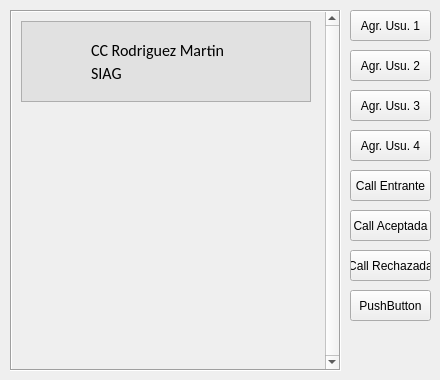
<?xml version="1.0" encoding="UTF-8"?>
<ui version="4.0">
 <class>MainWindow</class>
 <widget class="QMainWindow" name="MainWindow">
  <property name="geometry">
   <rect>
    <x>0</x>
    <y>0</y>
    <width>440</width>
    <height>380</height>
   </rect>
  </property>
  <property name="sizePolicy">
   <sizepolicy hsizetype="Preferred" vsizetype="Preferred">
    <horstretch>0</horstretch>
    <verstretch>0</verstretch>
   </sizepolicy>
  </property>
  <property name="maximumSize">
   <size>
    <width>440</width>
    <height>1000</height>
   </size>
  </property>
  <property name="windowTitle">
   <string>Telefonia IP</string>
  </property>
  <property name="windowIcon">
   <iconset>
    <normaloff>comun.png</normaloff>comun.png</iconset>
  </property>
  <property name="layoutDirection">
   <enum>Qt::LeftToRight</enum>
  </property>
  <widget class="QWidget" name="centralwidget">
   <widget class="QScrollArea" name="scrollArea_3">
    <property name="geometry">
     <rect>
      <x>10</x>
      <y>10</y>
      <width>331</width>
      <height>361</height>
     </rect>
    </property>
    <property name="frameShape">
     <enum>QFrame::Box</enum>
    </property>
    <property name="verticalScrollBarPolicy">
     <enum>Qt::ScrollBarAlwaysOn</enum>
    </property>
    <property name="sizeAdjustPolicy">
     <enum>QAbstractScrollArea::AdjustIgnored</enum>
    </property>
    <property name="widgetResizable">
     <bool>true</bool>
    </property>
    <widget class="QWidget" name="scrollAreaWidgetContents_3">
     <property name="geometry">
      <rect>
       <x>0</x>
       <y>0</y>
       <width>310</width>
       <height>357</height>
      </rect>
     </property>
     <layout class="QVBoxLayout" name="verticalLayout_4">
      <item>
       <layout class="QVBoxLayout" name="verticalLayout">
        <item>
         <widget class="QFrame" name="frame_1">
          <property name="enabled">
           <bool>true</bool>
          </property>
          <property name="minimumSize">
           <size>
            <width>0</width>
            <height>81</height>
           </size>
          </property>
          <property name="maximumSize">
           <size>
            <width>290</width>
            <height>81</height>
           </size>
          </property>
          <property name="styleSheet">
           <string notr="true">background-color: rgb(225, 225, 225);</string>
          </property>
          <property name="frameShape">
           <enum>QFrame::StyledPanel</enum>
          </property>
          <widget class="QLabel" name="label_10">
           <property name="geometry">
            <rect>
             <x>70</x>
             <y>19</y>
             <width>141</width>
             <height>21</height>
            </rect>
           </property>
           <property name="font">
            <font>
             <family>Calibri</family>
             <pointsize>12</pointsize>
             <weight>50</weight>
             <bold>false</bold>
            </font>
           </property>
           <property name="text">
            <string>CC Rodriguez Martin</string>
           </property>
          </widget>
          <widget class="QLabel" name="label_11">
           <property name="geometry">
            <rect>
             <x>70</x>
             <y>42</y>
             <width>51</width>
             <height>21</height>
            </rect>
           </property>
           <property name="font">
            <font>
             <family>Calibri</family>
             <pointsize>12</pointsize>
            </font>
           </property>
           <property name="text">
            <string>SIAG</string>
           </property>
          </widget>
          <widget class="QLabel" name="label_12">
           <property name="geometry">
            <rect>
             <x>10</x>
             <y>16</y>
             <width>51</width>
             <height>51</height>
            </rect>
           </property>
           <property name="text">
            <string/>
           </property>
           <property name="pixmap">
            <pixmap>usuario_persona.png</pixmap>
           </property>
           <property name="scaledContents">
            <bool>true</bool>
           </property>
          </widget>
          <widget class="QPushButton" name="pushButton_1">
           <property name="geometry">
            <rect>
             <x>230</x>
             <y>20</y>
             <width>35</width>
             <height>35</height>
            </rect>
           </property>
           <property name="cursor">
            <cursorShape>PointingHandCursor</cursorShape>
           </property>
           <property name="toolTip">
            <string/>
           </property>
           <property name="autoFillBackground">
            <bool>false</bool>
           </property>
           <property name="styleSheet">
            <string notr="true">border-style: outset;</string>
           </property>
           <property name="text">
            <string/>
           </property>
           <property name="icon">
            <iconset>
             <normaloff>llamada_reposo.png</normaloff>llamada_reposo.png</iconset>
           </property>
           <property name="iconSize">
            <size>
             <width>35</width>
             <height>35</height>
            </size>
           </property>
           <property name="checkable">
            <bool>false</bool>
           </property>
           <property name="autoDefault">
            <bool>false</bool>
           </property>
           <property name="default">
            <bool>false</bool>
           </property>
           <property name="flat">
            <bool>false</bool>
           </property>
          </widget>
          <widget class="QPushButton" name="pushButton_6">
           <property name="enabled">
            <bool>true</bool>
           </property>
           <property name="geometry">
            <rect>
             <x>262</x>
             <y>55</y>
             <width>20</width>
             <height>20</height>
            </rect>
           </property>
           <property name="cursor">
            <cursorShape>PointingHandCursor</cursorShape>
           </property>
           <property name="toolTip">
            <string/>
           </property>
           <property name="autoFillBackground">
            <bool>false</bool>
           </property>
           <property name="styleSheet">
            <string notr="true">border-style: outset;</string>
           </property>
           <property name="text">
            <string/>
           </property>
           <property name="icon">
            <iconset>
             <normaloff>saliente rojo.png</normaloff>saliente rojo.png</iconset>
           </property>
           <property name="iconSize">
            <size>
             <width>20</width>
             <height>20</height>
            </size>
           </property>
           <property name="checkable">
            <bool>false</bool>
           </property>
           <property name="autoDefault">
            <bool>false</bool>
           </property>
           <property name="default">
            <bool>false</bool>
           </property>
           <property name="flat">
            <bool>false</bool>
           </property>
          </widget>
         </widget>
        </item>
        <item>
         <spacer name="verticalSpacer">
          <property name="orientation">
           <enum>Qt::Vertical</enum>
          </property>
          <property name="sizeHint" stdset="0">
           <size>
            <width>20</width>
            <height>40</height>
           </size>
          </property>
         </spacer>
        </item>
       </layout>
      </item>
     </layout>
    </widget>
   </widget>
   <widget class="QPushButton" name="pushButton_10">
    <property name="geometry">
     <rect>
      <x>350</x>
      <y>10</y>
      <width>81</width>
      <height>31</height>
     </rect>
    </property>
    <property name="text">
     <string>Agr. Usu. 1</string>
    </property>
   </widget>
   <widget class="QPushButton" name="pushButton_14">
    <property name="geometry">
     <rect>
      <x>350</x>
      <y>170</y>
      <width>81</width>
      <height>31</height>
     </rect>
    </property>
    <property name="text">
     <string>Call Entrante</string>
    </property>
   </widget>
   <widget class="QPushButton" name="pushButton_17">
    <property name="geometry">
     <rect>
      <x>350</x>
      <y>290</y>
      <width>81</width>
      <height>31</height>
     </rect>
    </property>
    <property name="text">
     <string>PushButton</string>
    </property>
   </widget>
   <widget class="QPushButton" name="pushButton_11">
    <property name="geometry">
     <rect>
      <x>350</x>
      <y>50</y>
      <width>81</width>
      <height>31</height>
     </rect>
    </property>
    <property name="text">
     <string>Agr. Usu. 2</string>
    </property>
   </widget>
   <widget class="QPushButton" name="pushButton_15">
    <property name="geometry">
     <rect>
      <x>350</x>
      <y>210</y>
      <width>81</width>
      <height>31</height>
     </rect>
    </property>
    <property name="text">
     <string>Call Aceptada</string>
    </property>
   </widget>
   <widget class="QPushButton" name="pushButton_13">
    <property name="geometry">
     <rect>
      <x>350</x>
      <y>130</y>
      <width>81</width>
      <height>31</height>
     </rect>
    </property>
    <property name="text">
     <string>Agr. Usu. 4</string>
    </property>
   </widget>
   <widget class="QPushButton" name="pushButton_16">
    <property name="geometry">
     <rect>
      <x>350</x>
      <y>250</y>
      <width>81</width>
      <height>31</height>
     </rect>
    </property>
    <property name="text">
     <string>Call Rechazada</string>
    </property>
   </widget>
   <widget class="QPushButton" name="pushButton_12">
    <property name="geometry">
     <rect>
      <x>350</x>
      <y>90</y>
      <width>81</width>
      <height>31</height>
     </rect>
    </property>
    <property name="text">
     <string>Agr. Usu. 3</string>
    </property>
   </widget>
  </widget>
 </widget>
 <resources>
  <include location="icons.qrc"/>
 </resources>
 <connections/>
</ui>
